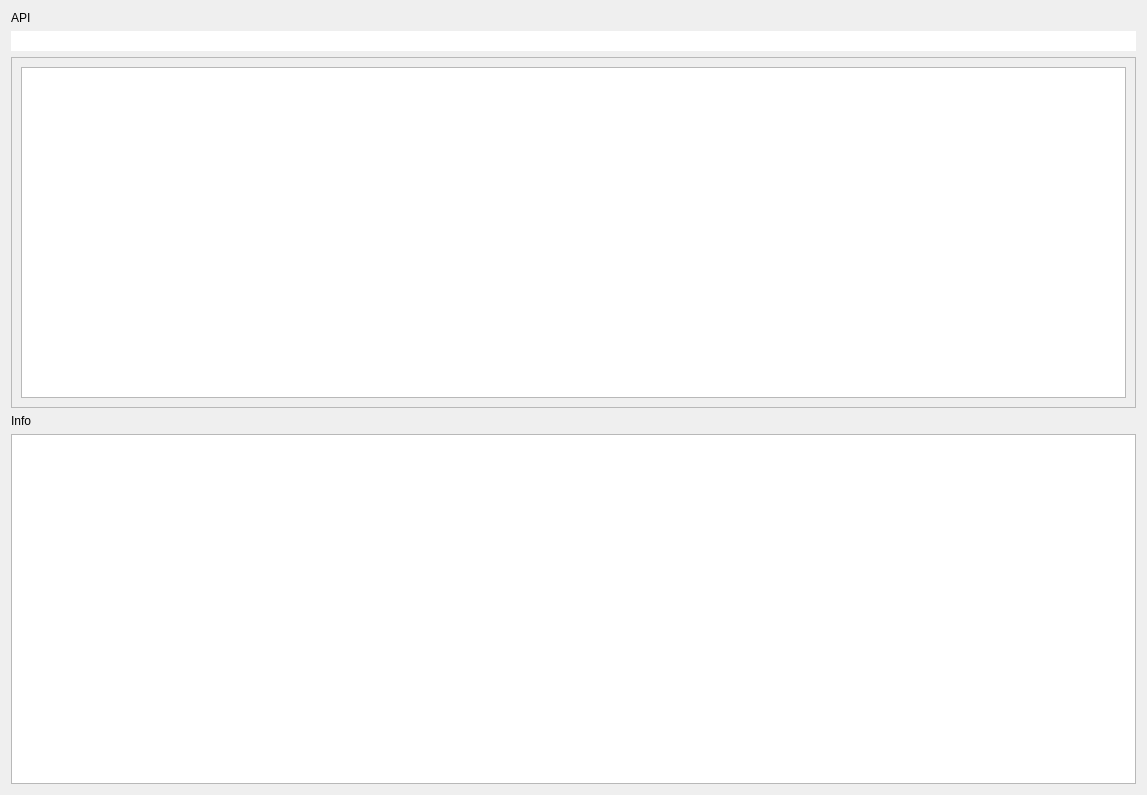
<?xml version="1.0" encoding="UTF-8"?>
<ui version="4.0">
 <class>Info</class>
 <widget class="QWidget" name="Info">
  <property name="geometry">
   <rect>
    <x>0</x>
    <y>0</y>
    <width>1147</width>
    <height>795</height>
   </rect>
  </property>
  <property name="windowTitle">
   <string>Form</string>
  </property>
  <layout class="QVBoxLayout" name="verticalLayout_2">
   <item>
    <widget class="SubtitleLabel" name="label">
     <property name="text">
      <string>API</string>
     </property>
    </widget>
   </item>
   <item>
    <widget class="SearchLineEdit" name="line_edit_search">
     <property name="frame">
      <bool>false</bool>
     </property>
    </widget>
   </item>
   <item>
    <widget class="ScrollArea" name="scrollArea">
     <property name="widgetResizable">
      <bool>true</bool>
     </property>
     <widget class="QWidget" name="scrollAreaWidgetContents">
      <property name="geometry">
       <rect>
        <x>0</x>
        <y>0</y>
        <width>1127</width>
        <height>348</height>
       </rect>
      </property>
      <layout class="QVBoxLayout" name="verticalLayout">
       <item>
        <widget class="ListView" name="list_view_api"/>
       </item>
      </layout>
     </widget>
    </widget>
   </item>
   <item>
    <widget class="SubtitleLabel" name="label_2">
     <property name="text">
      <string>Info</string>
     </property>
    </widget>
   </item>
   <item>
    <widget class="QTextBrowser" name="text_browser_info">
     <property name="font">
      <font>
       <family>Lato</family>
       <pointsize>12</pointsize>
      </font>
     </property>
     <property name="source">
      <url>
       <string>qrc:/html/sheet_info.html</string>
      </url>
     </property>
    </widget>
   </item>
  </layout>
 </widget>
 <customwidgets>
  <customwidget>
   <class>SubtitleLabel</class>
   <extends>QLabel</extends>
   <header>qfluentwidgets</header>
  </customwidget>
  <customwidget>
   <class>ScrollArea</class>
   <extends>QScrollArea</extends>
   <header>qfluentwidgets</header>
   <container>1</container>
  </customwidget>
  <customwidget>
   <class>SearchLineEdit</class>
   <extends>QLineEdit</extends>
   <header>qfluentwidgets</header>
  </customwidget>
  <customwidget>
   <class>ListView</class>
   <extends>QListView</extends>
   <header>qfluentwidgets</header>
  </customwidget>
 </customwidgets>
 <resources>
  <include location="resources.qrc"/>
 </resources>
 <connections/>
</ui>
